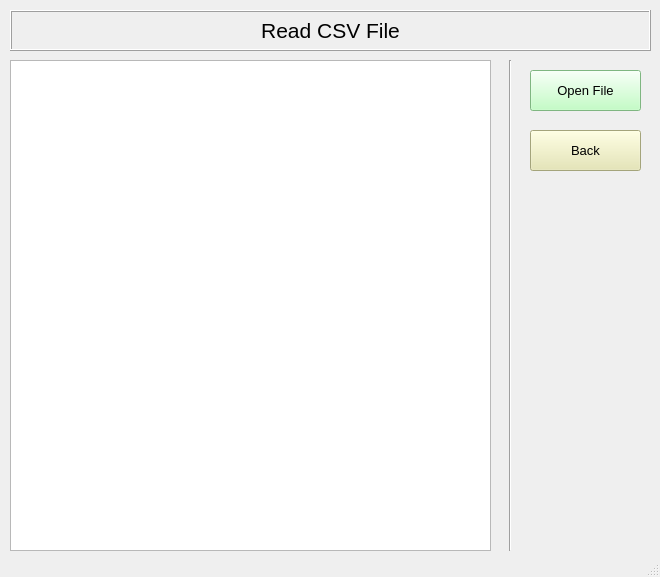
<?xml version="1.0" encoding="UTF-8"?>
<ui version="4.0">
 <class>Pac_page</class>
 <widget class="QMainWindow" name="Pac_page">
  <property name="geometry">
   <rect>
    <x>0</x>
    <y>0</y>
    <width>660</width>
    <height>577</height>
   </rect>
  </property>
  <property name="windowTitle">
   <string>MainWindow</string>
  </property>
  <widget class="QWidget" name="centralwidget">
   <widget class="Line" name="cross_line">
    <property name="geometry">
     <rect>
      <x>500</x>
      <y>60</y>
      <width>21</width>
      <height>491</height>
     </rect>
    </property>
    <property name="orientation">
     <enum>Qt::Vertical</enum>
    </property>
   </widget>
   <widget class="QLabel" name="hello_label">
    <property name="geometry">
     <rect>
      <x>10</x>
      <y>10</y>
      <width>641</width>
      <height>41</height>
     </rect>
    </property>
    <property name="font">
     <font>
      <pointsize>16</pointsize>
     </font>
    </property>
    <property name="frameShape">
     <enum>QFrame::Box</enum>
    </property>
    <property name="frameShadow">
     <enum>QFrame::Raised</enum>
    </property>
    <property name="text">
     <string>Read CSV File</string>
    </property>
    <property name="alignment">
     <set>Qt::AlignCenter</set>
    </property>
   </widget>
   <widget class="QPushButton" name="open_file_button">
    <property name="geometry">
     <rect>
      <x>530</x>
      <y>70</y>
      <width>111</width>
      <height>41</height>
     </rect>
    </property>
    <property name="font">
     <font>
      <pointsize>10</pointsize>
     </font>
    </property>
    <property name="styleSheet">
     <string notr="true">background-color: rgb(178, 255, 181);</string>
    </property>
    <property name="text">
     <string>Open File</string>
    </property>
   </widget>
   <widget class="QPushButton" name="return_button">
    <property name="geometry">
     <rect>
      <x>530</x>
      <y>130</y>
      <width>111</width>
      <height>41</height>
     </rect>
    </property>
    <property name="font">
     <font>
      <pointsize>10</pointsize>
     </font>
    </property>
    <property name="styleSheet">
     <string notr="true">background-color: rgb(230, 230, 172);</string>
    </property>
    <property name="text">
     <string>Back</string>
    </property>
   </widget>
   <widget class="QTableWidget" name="table_widget">
    <property name="geometry">
     <rect>
      <x>10</x>
      <y>60</y>
      <width>481</width>
      <height>491</height>
     </rect>
    </property>
   </widget>
   <widget class="QLabel" name="secret_label_3">
    <property name="geometry">
     <rect>
      <x>530</x>
      <y>190</y>
      <width>111</width>
      <height>181</height>
     </rect>
    </property>
    <property name="styleSheet">
     <string notr="true">color: rgb(240, 240, 240);</string>
    </property>
    <property name="text">
     <string/>
    </property>
    <property name="alignment">
     <set>Qt::AlignCenter</set>
    </property>
    <property name="wordWrap">
     <bool>true</bool>
    </property>
   </widget>
  </widget>
  <widget class="QStatusBar" name="statusbar"/>
 </widget>
 <resources/>
 <connections/>
</ui>
